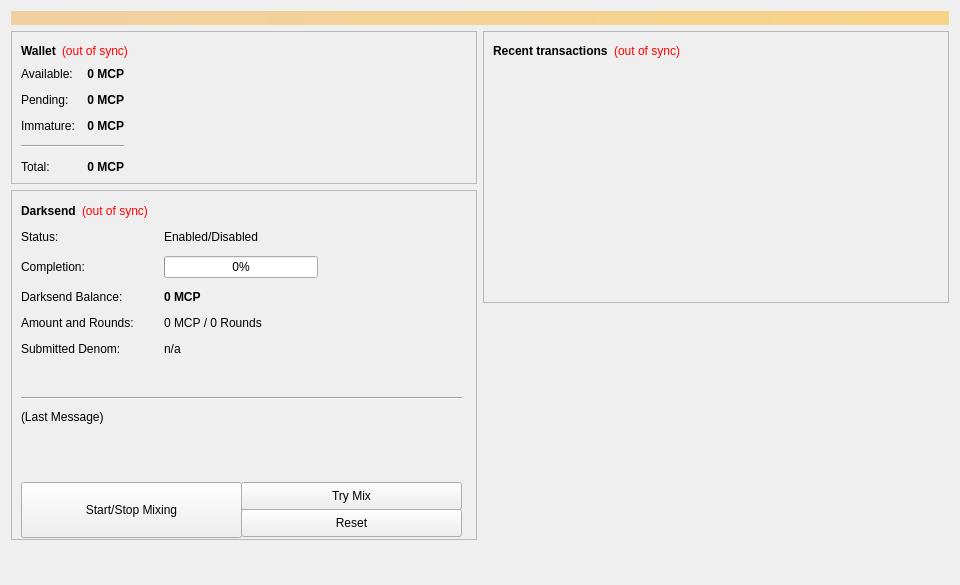
<?xml version="1.0" encoding="UTF-8"?>
<ui version="4.0">
 <class>OverviewPage</class>
 <widget class="QWidget" name="OverviewPage">
  <property name="geometry">
   <rect>
    <x>0</x>
    <y>0</y>
    <width>960</width>
    <height>585</height>
   </rect>
  </property>
  <property name="minimumSize">
   <size>
    <width>960</width>
    <height>0</height>
   </size>
  </property>
  <property name="windowTitle">
   <string>Form</string>
  </property>
  <layout class="QVBoxLayout" name="topLayout">
   <item>
    <widget class="QLabel" name="labelAlerts">
     <property name="visible">
      <bool>false</bool>
     </property>
     <property name="styleSheet">
      <string notr="true">background-color: qlineargradient(x1: 0, y1: 0, x2: 1, y2: 0, stop:0 #F0D0A0, stop:1 #F8D488); color:#000000;</string>
     </property>
     <property name="wordWrap">
      <bool>true</bool>
     </property>
     <property name="margin">
      <number>3</number>
     </property>
    </widget>
   </item>
   <item>
    <layout class="QHBoxLayout" name="horizontalLayout" stretch="1,1">
     <item>
      <layout class="QVBoxLayout" name="verticalLayout_2">
       <item>
        <widget class="QFrame" name="frame">
         <property name="frameShape">
          <enum>QFrame::StyledPanel</enum>
         </property>
         <property name="frameShadow">
          <enum>QFrame::Raised</enum>
         </property>
         <layout class="QVBoxLayout" name="verticalLayout_4">
          <item>
           <layout class="QHBoxLayout" name="horizontalLayout_4">
            <item>
             <widget class="QLabel" name="label_5">
              <property name="font">
               <font>
                <weight>75</weight>
                <bold>true</bold>
               </font>
              </property>
              <property name="text">
               <string>Wallet</string>
              </property>
             </widget>
            </item>
            <item>
             <widget class="QLabel" name="labelWalletStatus">
              <property name="toolTip">
               <string>The displayed information may be out of date. Your wallet automatically synchronizes with the Unpay network after a connection is established, but this process has not completed yet.</string>
              </property>
              <property name="styleSheet">
               <string notr="true">QLabel { color: red; }</string>
              </property>
              <property name="text">
               <string notr="true">(out of sync)</string>
              </property>
              <property name="alignment">
               <set>Qt::AlignLeading|Qt::AlignLeft|Qt::AlignVCenter</set>
              </property>
             </widget>
            </item>
            <item>
             <spacer name="horizontalSpacer_2">
              <property name="orientation">
               <enum>Qt::Horizontal</enum>
              </property>
              <property name="sizeHint" stdset="0">
               <size>
                <width>40</width>
                <height>20</height>
               </size>
              </property>
             </spacer>
            </item>
           </layout>
          </item>
          <item>
           <layout class="QHBoxLayout" name="horizontalLayout_3">
            <item>
             <layout class="QFormLayout" name="formLayout_2">
              <property name="fieldGrowthPolicy">
               <enum>QFormLayout::AllNonFixedFieldsGrow</enum>
              </property>
              <property name="horizontalSpacing">
               <number>12</number>
              </property>
              <property name="verticalSpacing">
               <number>12</number>
              </property>
              <item row="0" column="0">
               <widget class="QLabel" name="label">
                <property name="text">
                 <string>Available:</string>
                </property>
               </widget>
              </item>
              <item row="0" column="1">
               <widget class="QLabel" name="labelBalance">
                <property name="font">
                 <font>
                  <weight>75</weight>
                  <bold>true</bold>
                 </font>
                </property>
                <property name="cursor">
                 <cursorShape>IBeamCursor</cursorShape>
                </property>
                <property name="toolTip">
                 <string>Your current spendable balance</string>
                </property>
                <property name="text">
                 <string notr="true">0 MCP</string>
                </property>
                <property name="alignment">
                 <set>Qt::AlignRight|Qt::AlignTrailing|Qt::AlignVCenter</set>
                </property>
                <property name="textInteractionFlags">
                 <set>Qt::LinksAccessibleByMouse|Qt::TextSelectableByKeyboard|Qt::TextSelectableByMouse</set>
                </property>
               </widget>
              </item>
              <item row="1" column="0">
               <widget class="QLabel" name="label_3">
                <property name="text">
                 <string>Pending:</string>
                </property>
               </widget>
              </item>
              <item row="1" column="1">
               <widget class="QLabel" name="labelUnconfirmed">
                <property name="font">
                 <font>
                  <weight>75</weight>
                  <bold>true</bold>
                 </font>
                </property>
                <property name="cursor">
                 <cursorShape>IBeamCursor</cursorShape>
                </property>
                <property name="toolTip">
                 <string>Total of transactions that have yet to be confirmed, and do not yet count toward the spendable balance</string>
                </property>
                <property name="text">
                 <string notr="true">0 MCP</string>
                </property>
                <property name="alignment">
                 <set>Qt::AlignRight|Qt::AlignTrailing|Qt::AlignVCenter</set>
                </property>
                <property name="textInteractionFlags">
                 <set>Qt::LinksAccessibleByMouse|Qt::TextSelectableByKeyboard|Qt::TextSelectableByMouse</set>
                </property>
               </widget>
              </item>
              <item row="2" column="0">
               <widget class="QLabel" name="labelImmatureText">
                <property name="text">
                 <string>Immature:</string>
                </property>
               </widget>
              </item>
              <item row="2" column="1">
               <widget class="QLabel" name="labelImmature">
                <property name="font">
                 <font>
                  <weight>75</weight>
                  <bold>true</bold>
                 </font>
                </property>
                <property name="toolTip">
                 <string>Mined balance that has not yet matured</string>
                </property>
                <property name="text">
                 <string notr="true">0 MCP</string>
                </property>
                <property name="alignment">
                 <set>Qt::AlignRight|Qt::AlignTrailing|Qt::AlignVCenter</set>
                </property>
                <property name="textInteractionFlags">
                 <set>Qt::LinksAccessibleByMouse|Qt::TextSelectableByKeyboard|Qt::TextSelectableByMouse</set>
                </property>
               </widget>
              </item>
              <item row="4" column="0">
               <widget class="QLabel" name="labelTotalText">
                <property name="text">
                 <string>Total:</string>
                </property>
               </widget>
              </item>
              <item row="4" column="1">
               <widget class="QLabel" name="labelTotal">
                <property name="font">
                 <font>
                  <weight>75</weight>
                  <bold>true</bold>
                 </font>
                </property>
                <property name="cursor">
                 <cursorShape>IBeamCursor</cursorShape>
                </property>
                <property name="toolTip">
                 <string>Your current total balance</string>
                </property>
                <property name="text">
                 <string notr="true">0 MCP</string>
                </property>
                <property name="alignment">
                 <set>Qt::AlignRight|Qt::AlignTrailing|Qt::AlignVCenter</set>
                </property>
                <property name="textInteractionFlags">
                 <set>Qt::LinksAccessibleByMouse|Qt::TextSelectableByKeyboard|Qt::TextSelectableByMouse</set>
                </property>
               </widget>
              </item>
              <item row="3" column="0" colspan="2">
               <widget class="Line" name="line">
                <property name="orientation">
                 <enum>Qt::Horizontal</enum>
                </property>
               </widget>
              </item>
             </layout>
            </item>
            <item>
             <spacer name="horizontalSpacer_3">
              <property name="orientation">
               <enum>Qt::Horizontal</enum>
              </property>
              <property name="sizeHint" stdset="0">
               <size>
                <width>40</width>
                <height>20</height>
               </size>
              </property>
             </spacer>
            </item>
           </layout>
          </item>
         </layout>
        </widget>
       </item>
       <item>
        <widget class="QFrame" name="frameDarksend">
         <property name="minimumSize">
          <size>
           <width>0</width>
           <height>350</height>
          </size>
         </property>
         <property name="layoutDirection">
          <enum>Qt::LeftToRight</enum>
         </property>
         <property name="frameShape">
          <enum>QFrame::StyledPanel</enum>
         </property>
         <property name="frameShadow">
          <enum>QFrame::Raised</enum>
         </property>
         <widget class="QWidget" name="formLayoutWidget">
          <property name="geometry">
           <rect>
            <x>10</x>
            <y>40</y>
            <width>451</width>
            <height>161</height>
           </rect>
          </property>
          <layout class="QFormLayout" name="formLayout">
           <property name="fieldGrowthPolicy">
            <enum>QFormLayout::AllNonFixedFieldsGrow</enum>
           </property>
           <property name="horizontalSpacing">
            <number>30</number>
           </property>
           <property name="verticalSpacing">
            <number>12</number>
           </property>
           <item row="0" column="0">
            <widget class="QLabel" name="label_6">
             <property name="text">
              <string>Status:</string>
             </property>
            </widget>
           </item>
           <item row="0" column="1">
            <widget class="QLabel" name="darksendEnabled">
             <property name="text">
              <string>Enabled/Disabled</string>
             </property>
            </widget>
           </item>
           <item row="1" column="0">
            <widget class="QLabel" name="label_7">
             <property name="text">
              <string>Completion:</string>
             </property>
            </widget>
           </item>
           <item row="1" column="1">
            <widget class="QProgressBar" name="darksendProgress">
             <property name="maximumSize">
              <size>
               <width>154</width>
               <height>16777215</height>
              </size>
             </property>
             <property name="value">
              <number>0</number>
             </property>
            </widget>
           </item>
           <item row="2" column="0">
            <widget class="QLabel" name="labelAnonymizedText">
             <property name="text">
              <string>Darksend Balance:</string>
             </property>
            </widget>
           </item>
           <item row="2" column="1">
            <widget class="QLabel" name="labelAnonymized">
             <property name="font">
              <font>
               <weight>75</weight>
               <bold>true</bold>
              </font>
             </property>
             <property name="text">
              <string>0 MCP</string>
             </property>
            </widget>
           </item>
           <item row="3" column="0">
            <widget class="QLabel" name="label_8">
             <property name="text">
              <string>Amount and Rounds:</string>
             </property>
            </widget>
           </item>
           <item row="3" column="1">
            <widget class="QLabel" name="labelAmountRounds">
             <property name="text">
              <string>0 MCP / 0 Rounds</string>
             </property>
            </widget>
           </item>
           <item row="4" column="0">
            <widget class="QLabel" name="label_9">
             <property name="text">
              <string>Submitted Denom:</string>
             </property>
            </widget>
           </item>
           <item row="4" column="1">
            <widget class="QLabel" name="labelSubmittedDenom">
             <property name="statusTip">
              <string>The denominations you submitted to the Masternode. To mix, other users must submit the exact same denominations.</string>
             </property>
             <property name="text">
              <string>n/a</string>
             </property>
            </widget>
           </item>
          </layout>
         </widget>
         <widget class="QPushButton" name="runAutoDenom">
          <property name="geometry">
           <rect>
            <x>251</x>
            <y>17</y>
            <width>1</width>
            <height>1</height>
           </rect>
          </property>
          <property name="palette">
           <palette>
            <active>
             <colorrole role="WindowText">
              <brush brushstyle="SolidPattern">
               <color alpha="255">
                <red>0</red>
                <green>0</green>
                <blue>0</blue>
               </color>
              </brush>
             </colorrole>
             <colorrole role="Button">
              <brush brushstyle="SolidPattern">
               <color alpha="255">
                <red>239</red>
                <green>238</green>
                <blue>238</blue>
               </color>
              </brush>
             </colorrole>
             <colorrole role="Light">
              <brush brushstyle="SolidPattern">
               <color alpha="255">
                <red>255</red>
                <green>255</green>
                <blue>255</blue>
               </color>
              </brush>
             </colorrole>
             <colorrole role="Midlight">
              <brush brushstyle="SolidPattern">
               <color alpha="255">
                <red>247</red>
                <green>246</green>
                <blue>246</blue>
               </color>
              </brush>
             </colorrole>
             <colorrole role="Dark">
              <brush brushstyle="SolidPattern">
               <color alpha="255">
                <red>119</red>
                <green>119</green>
                <blue>119</blue>
               </color>
              </brush>
             </colorrole>
             <colorrole role="Mid">
              <brush brushstyle="SolidPattern">
               <color alpha="255">
                <red>159</red>
                <green>159</green>
                <blue>159</blue>
               </color>
              </brush>
             </colorrole>
             <colorrole role="Text">
              <brush brushstyle="SolidPattern">
               <color alpha="255">
                <red>0</red>
                <green>0</green>
                <blue>0</blue>
               </color>
              </brush>
             </colorrole>
             <colorrole role="BrightText">
              <brush brushstyle="SolidPattern">
               <color alpha="255">
                <red>255</red>
                <green>255</green>
                <blue>255</blue>
               </color>
              </brush>
             </colorrole>
             <colorrole role="ButtonText">
              <brush brushstyle="SolidPattern">
               <color alpha="255">
                <red>0</red>
                <green>0</green>
                <blue>0</blue>
               </color>
              </brush>
             </colorrole>
             <colorrole role="Base">
              <brush brushstyle="SolidPattern">
               <color alpha="255">
                <red>255</red>
                <green>255</green>
                <blue>255</blue>
               </color>
              </brush>
             </colorrole>
             <colorrole role="Window">
              <brush brushstyle="SolidPattern">
               <color alpha="255">
                <red>239</red>
                <green>238</green>
                <blue>238</blue>
               </color>
              </brush>
             </colorrole>
             <colorrole role="Shadow">
              <brush brushstyle="SolidPattern">
               <color alpha="255">
                <red>0</red>
                <green>0</green>
                <blue>0</blue>
               </color>
              </brush>
             </colorrole>
             <colorrole role="AlternateBase">
              <brush brushstyle="SolidPattern">
               <color alpha="255">
                <red>247</red>
                <green>246</green>
                <blue>246</blue>
               </color>
              </brush>
             </colorrole>
             <colorrole role="ToolTipBase">
              <brush brushstyle="SolidPattern">
               <color alpha="255">
                <red>255</red>
                <green>255</green>
                <blue>220</blue>
               </color>
              </brush>
             </colorrole>
             <colorrole role="ToolTipText">
              <brush brushstyle="SolidPattern">
               <color alpha="255">
                <red>0</red>
                <green>0</green>
                <blue>0</blue>
               </color>
              </brush>
             </colorrole>
            </active>
            <inactive>
             <colorrole role="WindowText">
              <brush brushstyle="SolidPattern">
               <color alpha="255">
                <red>0</red>
                <green>0</green>
                <blue>0</blue>
               </color>
              </brush>
             </colorrole>
             <colorrole role="Button">
              <brush brushstyle="SolidPattern">
               <color alpha="255">
                <red>239</red>
                <green>238</green>
                <blue>238</blue>
               </color>
              </brush>
             </colorrole>
             <colorrole role="Light">
              <brush brushstyle="SolidPattern">
               <color alpha="255">
                <red>255</red>
                <green>255</green>
                <blue>255</blue>
               </color>
              </brush>
             </colorrole>
             <colorrole role="Midlight">
              <brush brushstyle="SolidPattern">
               <color alpha="255">
                <red>247</red>
                <green>246</green>
                <blue>246</blue>
               </color>
              </brush>
             </colorrole>
             <colorrole role="Dark">
              <brush brushstyle="SolidPattern">
               <color alpha="255">
                <red>119</red>
                <green>119</green>
                <blue>119</blue>
               </color>
              </brush>
             </colorrole>
             <colorrole role="Mid">
              <brush brushstyle="SolidPattern">
               <color alpha="255">
                <red>159</red>
                <green>159</green>
                <blue>159</blue>
               </color>
              </brush>
             </colorrole>
             <colorrole role="Text">
              <brush brushstyle="SolidPattern">
               <color alpha="255">
                <red>0</red>
                <green>0</green>
                <blue>0</blue>
               </color>
              </brush>
             </colorrole>
             <colorrole role="BrightText">
              <brush brushstyle="SolidPattern">
               <color alpha="255">
                <red>255</red>
                <green>255</green>
                <blue>255</blue>
               </color>
              </brush>
             </colorrole>
             <colorrole role="ButtonText">
              <brush brushstyle="SolidPattern">
               <color alpha="255">
                <red>0</red>
                <green>0</green>
                <blue>0</blue>
               </color>
              </brush>
             </colorrole>
             <colorrole role="Base">
              <brush brushstyle="SolidPattern">
               <color alpha="255">
                <red>255</red>
                <green>255</green>
                <blue>255</blue>
               </color>
              </brush>
             </colorrole>
             <colorrole role="Window">
              <brush brushstyle="SolidPattern">
               <color alpha="255">
                <red>239</red>
                <green>238</green>
                <blue>238</blue>
               </color>
              </brush>
             </colorrole>
             <colorrole role="Shadow">
              <brush brushstyle="SolidPattern">
               <color alpha="255">
                <red>0</red>
                <green>0</green>
                <blue>0</blue>
               </color>
              </brush>
             </colorrole>
             <colorrole role="AlternateBase">
              <brush brushstyle="SolidPattern">
               <color alpha="255">
                <red>247</red>
                <green>246</green>
                <blue>246</blue>
               </color>
              </brush>
             </colorrole>
             <colorrole role="ToolTipBase">
              <brush brushstyle="SolidPattern">
               <color alpha="255">
                <red>255</red>
                <green>255</green>
                <blue>220</blue>
               </color>
              </brush>
             </colorrole>
             <colorrole role="ToolTipText">
              <brush brushstyle="SolidPattern">
               <color alpha="255">
                <red>0</red>
                <green>0</green>
                <blue>0</blue>
               </color>
              </brush>
             </colorrole>
            </inactive>
            <disabled>
             <colorrole role="WindowText">
              <brush brushstyle="SolidPattern">
               <color alpha="255">
                <red>119</red>
                <green>119</green>
                <blue>119</blue>
               </color>
              </brush>
             </colorrole>
             <colorrole role="Button">
              <brush brushstyle="SolidPattern">
               <color alpha="255">
                <red>239</red>
                <green>238</green>
                <blue>238</blue>
               </color>
              </brush>
             </colorrole>
             <colorrole role="Light">
              <brush brushstyle="SolidPattern">
               <color alpha="255">
                <red>255</red>
                <green>255</green>
                <blue>255</blue>
               </color>
              </brush>
             </colorrole>
             <colorrole role="Midlight">
              <brush brushstyle="SolidPattern">
               <color alpha="255">
                <red>247</red>
                <green>246</green>
                <blue>246</blue>
               </color>
              </brush>
             </colorrole>
             <colorrole role="Dark">
              <brush brushstyle="SolidPattern">
               <color alpha="255">
                <red>119</red>
                <green>119</green>
                <blue>119</blue>
               </color>
              </brush>
             </colorrole>
             <colorrole role="Mid">
              <brush brushstyle="SolidPattern">
               <color alpha="255">
                <red>159</red>
                <green>159</green>
                <blue>159</blue>
               </color>
              </brush>
             </colorrole>
             <colorrole role="Text">
              <brush brushstyle="SolidPattern">
               <color alpha="255">
                <red>119</red>
                <green>119</green>
                <blue>119</blue>
               </color>
              </brush>
             </colorrole>
             <colorrole role="BrightText">
              <brush brushstyle="SolidPattern">
               <color alpha="255">
                <red>255</red>
                <green>255</green>
                <blue>255</blue>
               </color>
              </brush>
             </colorrole>
             <colorrole role="ButtonText">
              <brush brushstyle="SolidPattern">
               <color alpha="255">
                <red>119</red>
                <green>119</green>
                <blue>119</blue>
               </color>
              </brush>
             </colorrole>
             <colorrole role="Base">
              <brush brushstyle="SolidPattern">
               <color alpha="255">
                <red>239</red>
                <green>238</green>
                <blue>238</blue>
               </color>
              </brush>
             </colorrole>
             <colorrole role="Window">
              <brush brushstyle="SolidPattern">
               <color alpha="255">
                <red>239</red>
                <green>238</green>
                <blue>238</blue>
               </color>
              </brush>
             </colorrole>
             <colorrole role="Shadow">
              <brush brushstyle="SolidPattern">
               <color alpha="255">
                <red>0</red>
                <green>0</green>
                <blue>0</blue>
               </color>
              </brush>
             </colorrole>
             <colorrole role="AlternateBase">
              <brush brushstyle="SolidPattern">
               <color alpha="255">
                <red>239</red>
                <green>238</green>
                <blue>238</blue>
               </color>
              </brush>
             </colorrole>
             <colorrole role="ToolTipBase">
              <brush brushstyle="SolidPattern">
               <color alpha="255">
                <red>255</red>
                <green>255</green>
                <blue>220</blue>
               </color>
              </brush>
             </colorrole>
             <colorrole role="ToolTipText">
              <brush brushstyle="SolidPattern">
               <color alpha="255">
                <red>0</red>
                <green>0</green>
                <blue>0</blue>
               </color>
              </brush>
             </colorrole>
            </disabled>
           </palette>
          </property>
          <property name="focusPolicy">
           <enum>Qt::NoFocus</enum>
          </property>
          <property name="autoFillBackground">
           <bool>true</bool>
          </property>
          <property name="text">
           <string/>
          </property>
          <property name="flat">
           <bool>true</bool>
          </property>
         </widget>
         <widget class="QPushButton" name="toggleDarksend">
          <property name="geometry">
           <rect>
            <x>10</x>
            <y>292</y>
            <width>221</width>
            <height>56</height>
           </rect>
          </property>
          <property name="sizePolicy">
           <sizepolicy hsizetype="MinimumExpanding" vsizetype="Fixed">
            <horstretch>0</horstretch>
            <verstretch>0</verstretch>
           </sizepolicy>
          </property>
          <property name="text">
           <string>Start/Stop Mixing</string>
          </property>
         </widget>
         <widget class="Line" name="line">
          <property name="geometry">
           <rect>
            <x>10</x>
            <y>200</y>
            <width>441</width>
            <height>16</height>
           </rect>
          </property>
          <property name="orientation">
           <enum>Qt::Horizontal</enum>
          </property>
         </widget>
         <widget class="QLabel" name="darksendStatus">
          <property name="geometry">
           <rect>
            <x>10</x>
            <y>220</y>
            <width>451</width>
            <height>61</height>
           </rect>
          </property>
          <property name="minimumSize">
           <size>
            <width>288</width>
            <height>43</height>
           </size>
          </property>
          <property name="text">
           <string>(Last Message)</string>
          </property>
          <property name="alignment">
           <set>Qt::AlignLeading|Qt::AlignLeft|Qt::AlignTop</set>
          </property>
          <property name="wordWrap">
           <bool>true</bool>
          </property>
         </widget>
         <widget class="QPushButton" name="darksendAuto">
          <property name="geometry">
           <rect>
            <x>230</x>
            <y>292</y>
            <width>221</width>
            <height>28</height>
           </rect>
          </property>
          <property name="sizePolicy">
           <sizepolicy hsizetype="MinimumExpanding" vsizetype="Fixed">
            <horstretch>0</horstretch>
            <verstretch>0</verstretch>
           </sizepolicy>
          </property>
          <property name="toolTip">
           <string>Try to manually submit a Darksend request.</string>
          </property>
          <property name="text">
           <string>Try Mix</string>
          </property>
         </widget>
         <widget class="QPushButton" name="darksendReset">
          <property name="geometry">
           <rect>
            <x>230</x>
            <y>319</y>
            <width>221</width>
            <height>28</height>
           </rect>
          </property>
          <property name="sizePolicy">
           <sizepolicy hsizetype="MinimumExpanding" vsizetype="Fixed">
            <horstretch>0</horstretch>
            <verstretch>0</verstretch>
           </sizepolicy>
          </property>
          <property name="toolTip">
           <string>Reset the current status of Darksend (can interrupt Darksend if it's in the process of Mixing, which can cost you money!)</string>
          </property>
          <property name="autoFillBackground">
           <bool>false</bool>
          </property>
          <property name="text">
           <string>Reset</string>
          </property>
         </widget>
         <widget class="QWidget" name="">
          <property name="geometry">
           <rect>
            <x>10</x>
            <y>10</y>
            <width>431</width>
            <height>22</height>
           </rect>
          </property>
          <layout class="QHBoxLayout" name="horizontalLayout_5">
           <item>
            <widget class="QLabel" name="label_2">
             <property name="font">
              <font>
               <weight>75</weight>
               <bold>true</bold>
              </font>
             </property>
             <property name="text">
              <string>Darksend</string>
             </property>
            </widget>
           </item>
           <item>
            <widget class="QLabel" name="labelDarksendSyncStatus">
             <property name="toolTip">
              <string>The displayed information may be out of date. Your wallet automatically synchronizes with the Unpay network after a connection is established, but this process has not completed yet.</string>
             </property>
             <property name="styleSheet">
              <string notr="true">QLabel { color: red; }</string>
             </property>
             <property name="text">
              <string notr="true">(out of sync)</string>
             </property>
             <property name="alignment">
              <set>Qt::AlignLeading|Qt::AlignLeft|Qt::AlignVCenter</set>
             </property>
            </widget>
           </item>
           <item>
            <spacer name="horizontalSpacer_4">
             <property name="orientation">
              <enum>Qt::Horizontal</enum>
             </property>
             <property name="sizeHint" stdset="0">
              <size>
               <width>40</width>
               <height>20</height>
              </size>
             </property>
            </spacer>
           </item>
          </layout>
         </widget>
        </widget>
       </item>
       <item>
        <spacer name="verticalSpacer">
         <property name="orientation">
          <enum>Qt::Vertical</enum>
         </property>
         <property name="sizeHint" stdset="0">
          <size>
           <width>20</width>
           <height>40</height>
          </size>
         </property>
        </spacer>
       </item>
      </layout>
     </item>
     <item>
      <layout class="QVBoxLayout" name="verticalLayout_3">
       <item>
        <widget class="QFrame" name="frame_2">
         <property name="frameShape">
          <enum>QFrame::StyledPanel</enum>
         </property>
         <property name="frameShadow">
          <enum>QFrame::Raised</enum>
         </property>
         <layout class="QVBoxLayout" name="verticalLayout">
          <item>
           <layout class="QHBoxLayout" name="horizontalLayout_2">
            <item>
             <widget class="QLabel" name="label_4">
              <property name="text">
               <string>&lt;b&gt;Recent transactions&lt;/b&gt;</string>
              </property>
             </widget>
            </item>
            <item>
             <widget class="QLabel" name="labelTransactionsStatus">
              <property name="toolTip">
               <string>The displayed information may be out of date. Your wallet automatically synchronizes with the Unpay network after a connection is established, but this process has not completed yet.</string>
              </property>
              <property name="styleSheet">
               <string notr="true">QLabel { color: red; }</string>
              </property>
              <property name="text">
               <string notr="true">(out of sync)</string>
              </property>
              <property name="alignment">
               <set>Qt::AlignRight|Qt::AlignTrailing|Qt::AlignVCenter</set>
              </property>
             </widget>
            </item>
            <item>
             <spacer name="horizontalSpacer">
              <property name="orientation">
               <enum>Qt::Horizontal</enum>
              </property>
              <property name="sizeHint" stdset="0">
               <size>
                <width>40</width>
                <height>20</height>
               </size>
              </property>
             </spacer>
            </item>
           </layout>
          </item>
          <item>
           <widget class="QListView" name="listTransactions">
            <property name="styleSheet">
             <string notr="true">QListView { background: transparent; }</string>
            </property>
            <property name="frameShape">
             <enum>QFrame::NoFrame</enum>
            </property>
            <property name="verticalScrollBarPolicy">
             <enum>Qt::ScrollBarAlwaysOff</enum>
            </property>
            <property name="horizontalScrollBarPolicy">
             <enum>Qt::ScrollBarAlwaysOff</enum>
            </property>
            <property name="selectionMode">
             <enum>QAbstractItemView::NoSelection</enum>
            </property>
           </widget>
          </item>
         </layout>
        </widget>
       </item>
       <item>
        <spacer name="verticalSpacer_2">
         <property name="orientation">
          <enum>Qt::Vertical</enum>
         </property>
         <property name="sizeHint" stdset="0">
          <size>
           <width>20</width>
           <height>40</height>
          </size>
         </property>
        </spacer>
       </item>
      </layout>
     </item>
    </layout>
   </item>
  </layout>
 </widget>
 <resources/>
 <connections/>
</ui>
